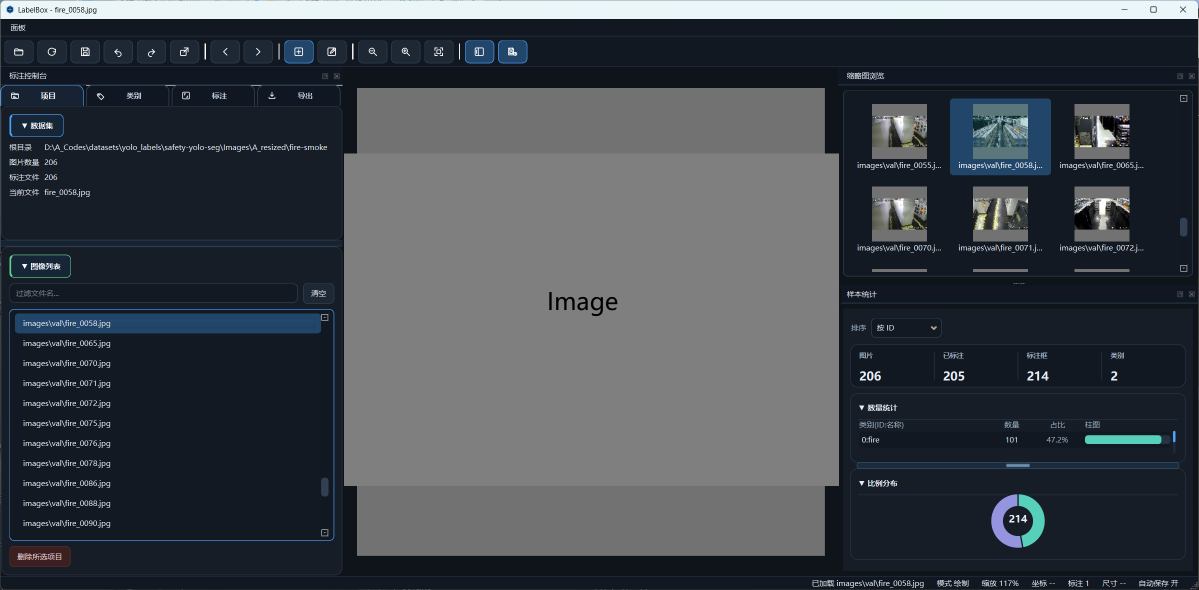
#> input picture archives/app_mainwindow.png, 2397 x 1180 px (shown at 1/2 size); its folder holds only this picture in this run
$ python -i annotation_io.py   (imports and definitions only)
#> lines starting #> are read from the running program, lines starting #| are printed output that depends on the picture; after the words box and inside, x2 and y2 are one past the last pixel; in counts of white or black regions, pixels touching at a corner belong together
### labeltool/constants.py
from __future__ import annotations

import numpy as np

APP_NAME = "LabelBox"
APP_ORG = "GitHubCopilot"
DEFAULT_WINDOW_TITLE = "LabelBox"

IMAGE_EXTENSIONS = {
    ".bmp",
    ".gif",
    ".jpg",
    ".jpeg",
    ".png",
    ".tif",
    ".tiff",
    ".webp",
}

LABEL_EXTENSIONS = {".json", ".xml", ".txt"}
MASK_LABEL_EXTENSIONS = {".png"}
ALL_LABEL_EXTENSIONS = LABEL_EXTENSIONS | MASK_LABEL_EXTENSIONS
ANNOTATION_FORMATS = ("json", "xml", "txt", "mask_png")
FORMAT_SUFFIX = {"json": ".json", "xml": ".xml", "txt": ".txt", "mask_png": ".png"}
FORMAT_LABELS = {
    "json": "JSON / LabelMe",
    "xml": "XML / Pascal VOC",
    "txt": "TXT / YOLO",
    "mask_png": "Mask PNG / Semantic",
}
DEFAULT_AUTOSAVE_SECONDS = 2.5
DEFAULT_ZOOM_SCALE = 1.0
MIN_ZOOM_SCALE = 0.10
MAX_ZOOM_SCALE = 8.0
ZOOM_STEP = 1.15
HANDLE_SIZE = 8
CROSSHAIR_COLOR = (255, 255, 255, 140)
CANVAS_BACKGROUND = "#0f141a"
SIDEBAR_BACKGROUND = "#161d26"
PANEL_BACKGROUND = "#1c2530"
PANEL_BORDER = "#2b3644"
TEXT_PRIMARY = "#e7edf5"
TEXT_SECONDARY = "#9db0c4"
ACCENT = "#4da3ff"
ACCENT_HOVER = "#66b2ff"
SUCCESS = "#31c48d"
WARNING = "#f5a524"
ERROR = "#ef6b6b"


def build_palette(count: int = 128) -> list[tuple[int, int, int]]:
#> called with count = 128
    rng = np.random.default_rng(42)
    colors: list[tuple[int, int, int]] = []
    for _ in range(count):
        channel_values = rng.integers(72, 248, size=3)
        colors.append(tuple(int(value) for value in channel_values))
    return colors


PALETTE = build_palette()

STYLE_SHEET = """
QMainWindow {
    background: #0f141a;
    color: #e7edf5;
}

QWidget {
    color: #e7edf5;
}

QMenuBar {
    background: #111821;
    color: #e7edf5;
    border-bottom: 1px solid #2b3644;
}

QMenuBar::item {
    padding: 6px 10px;
    background: transparent;
}

QMenuBar::item:selected {
    background: #1f2935;
    border-radius: 6px;
}

QMenu {
    background: #161d26;
    color: #e7edf5;
    border: 1px solid #2b3644;
}

QMenu::item {
    padding: 6px 28px 6px 18px;
}

QMenu::item:selected {
    background: #2a3b50;
}

QToolBar {
    background: #111821;
    border-bottom: 1px solid #2b3644;
    spacing: 6px;
    padding: 6px;
}

QDockWidget {
    border: 1px solid #33495f;
    background: #121a24;
}

QDockWidget::title {
    background: #101722;
    color: #e7edf5;
    text-align: left;
    padding: 7px 10px;
    border-bottom: 1px solid #33495f;
    font-weight: 600;
}

QToolButton,
QPushButton {
    background: #1e2834;
    color: #e7edf5;
    border: 1px solid #314052;
    border-radius: 8px;
    padding: 7px 12px;
    min-height: 18px;
}

QToolButton:hover,
QPushButton:hover {
    background: #263241;
    border-color: #4da3ff;
}

QToolButton:pressed,
QPushButton:pressed {
    background: #14202d;
}

QToolButton:checked,
QPushButton:checked {
    background: #22456a;
    border-color: #4da3ff;
    color: #ffffff;
}

QPushButton#primaryButton {
    background: #4da3ff;
    border-color: #4da3ff;
    color: #0f141a;
    font-weight: 600;
}

QPushButton#primaryButton:hover {
    background: #66b2ff;
    border-color: #66b2ff;
}

QPushButton#dangerButton {
    background: #3a2020;
    border-color: #5b2d2d;
    color: #ffdada;
}

QPushButton#dangerButton:hover {
    background: #4c2727;
    border-color: #ef6b6b;
}

QFrame#surfaceCard,
QFrame#sectionCard,
QFrame#canvasCard {
    background: #161d26;
    border: 1px solid #2b3644;
    border-radius: 12px;
}

QLabel {
    color: #e7edf5;
}

QLabel#mutedLabel {
    color: #9db0c4;
}

QLineEdit,
QComboBox,
QSpinBox,
QDoubleSpinBox,
QListWidget,
QTextEdit,
QPlainTextEdit {
    background: #121923;
    color: #e7edf5;
    border: 1px solid #314052;
    border-radius: 8px;
    padding: 6px 8px;
    selection-background-color: #4da3ff;
    selection-color: #0f141a;
}

QLineEdit::placeholder {
    color: #7f93a9;
}

QLineEdit:focus,
QComboBox:focus,
QSpinBox:focus,
QDoubleSpinBox:focus,
QListWidget:focus,
QTextEdit:focus,
QPlainTextEdit:focus {
    border: 1px solid #4da3ff;
}

QComboBox::drop-down {
    border: none;
    width: 24px;
}

QComboBox::down-arrow {
    width: 12px;
    height: 12px;
    image: url("__ICON_CHEVRON_DOWN__");
}

QComboBox::down-arrow:disabled {
    image: url("__ICON_CHEVRON_DOWN__");
}

QComboBox QAbstractItemView {
    background: #121923;
    color: #e7edf5;
    border: 1px solid #314052;
    selection-background-color: #2a4f74;
    selection-color: #ffffff;
    outline: 0;
}

QComboBox QAbstractItemView::item {
    min-height: 24px;
    padding: 4px 8px;
}

QAbstractItemView {
    background: #121923;
    color: #e7edf5;
    border: 1px solid #314052;
    selection-background-color: #2a4f74;
    selection-color: #ffffff;
}

QAbstractItemView::item {
    color: #e7edf5;
}

QAbstractItemView::item:selected {
    color: #ffffff;
}

QCheckBox {
    color: #e7edf5;
    spacing: 8px;
}

QCheckBox::indicator {
    width: 16px;
    height: 16px;
    border: 1px solid #4a637a;
    border-radius: 4px;
    background: #121923;
}

QCheckBox::indicator:checked {
    background: #3f84c4;
    border-color: #7fc0ff;
    image: url("__ICON_CHECK__");
}

QCheckBox::indicator:checked:hover {
    background: #4c90ce;
}

QComboBox:disabled,
QLineEdit:disabled,
QSpinBox:disabled,
QListWidget:disabled {
    color: #7d90a6;
    border-color: #273749;
    background: #0f151d;
}

QCheckBox:disabled,
QLabel:disabled {
    color: #7d90a6;
}

QListWidget::item {
    padding: 8px 10px;
    border-radius: 6px;
}

QListWidget::item:selected {
    background: #22456a;
    color: #ffffff;
}

QTabWidget::pane {
    border: 1px solid #3a5269;
    background: #161d26;
    border-radius: 12px;
    top: -1px;
}

QTabBar::tab {
    background: #101722;
    color: #c2d2e3;
    border: 1px solid #354c62;
    border-bottom: none;
    padding: 8px 14px;
    margin-right: 4px;
    border-top-left-radius: 10px;
    border-top-right-radius: 10px;
    min-width: 80px;
    font-weight: 600;
}

QTabBar::tab:selected {
    background: #172233;
    color: #f4f8ff;
    border-color: #4da3ff;
}

QTabBar::tab:hover:!selected {
    background: #152131;
    color: #e2ecf7;
}

QTabBar::scroller {
    width: 0px;
}

QSplitter::handle {
    background: #182332;
}

QSplitter::handle:vertical {
    height: 8px;
    border-top: 1px solid #2d4459;
    border-bottom: 1px solid #2d4459;
}

QSplitter::handle:horizontal {
    width: 8px;
    border-left: 1px solid #2d4459;
    border-right: 1px solid #2d4459;
}

QSplitter::handle:hover {
    background: #24405c;
}

QScrollArea {
    border: none;
    background: transparent;
}

QStatusBar {
    background: #111821;
    color: #e7edf5;
    border-top: 1px solid #2b3644;
}

QStatusBar QLabel {
    color: #e7edf5;
    padding: 0 4px;
}

QMessageBox {
    background: #161d26;
}

QMessageBox QLabel {
    color: #e7edf5;
    min-width: 320px;
}

QMessageBox QPushButton {
    min-width: 106px;
    padding: 6px 12px;
}

QMessageBox QPlainTextEdit,
QMessageBox QTextEdit {
    background: #121923;
    color: #dce8f6;
    border: 1px solid #33495f;
    border-radius: 6px;
}

QToolButton#sectionHeader {
    background: transparent;
    border: none;
    padding: 4px 2px;
    color: #e7edf5;
    font-weight: 600;
}

QToolButton#sectionHeader:hover {
    color: #66b2ff;
    background: transparent;
}

QToolButton#sectionHeader:checked {
    color: #f2f8ff;
}

QToolButton#sectionHeader:!checked {
    color: #b9c9da;
}

QFrame#canvasCard {
    background: #0f141a;
}

QScrollBar:vertical {
    background: #111821;
    width: 12px;
    margin: 0px;
}

QScrollBar::handle:vertical {
    background: #314052;
    border-radius: 5px;
    min-height: 30px;
}

QScrollBar::handle:vertical:hover {
    background: #4da3ff;
}

QScrollBar:horizontal {
    background: #111821;
    height: 12px;
    margin: 0px;
}

QScrollBar::handle:horizontal {
    background: #314052;
    border-radius: 5px;
    min-width: 30px;
}

QScrollBar::handle:horizontal:hover {
    background: #4da3ff;
}
"""

### labeltool/services/annotation_io.py
from __future__ import annotations

import json
from pathlib import Path
import xml.etree.ElementTree as ET

import numpy as np

from ..constants import FORMAT_SUFFIX
from ..models import Box
from .class_manager import ClassManager


class AnnotationIO:
    def _cv2(self):
        import cv2 as cv2_module

        return cv2_module

    # [45 lines left out: functions remove_class_id_from_txt_file, remap_class_ids_in_file, not called in this run]

    def count_annotation(
        self,
        label_path: str | Path | None,
        class_id_to_name: dict[int, str] | None = None,
    ) -> tuple[dict[str, int], int]:
        if not label_path:
            return {}, 0

        path = Path(label_path)
        if not path.exists():
            return {}, 0

        suffix = path.suffix.lower()
        try:
            if suffix == ".json":
                return self._count_json(path), self._count_boxes_json(path)
            if suffix == ".txt":
                return self._count_txt(path, class_id_to_name or {}), self._count_boxes_txt(path)
            if suffix == ".xml":
                return self._count_xml(path), self._count_boxes_xml(path)
            if suffix == ".png":
                return self._count_mask_png(path, class_id_to_name or {}), self._count_shapes_mask_png(path)
        except Exception:
            return {}, 0
        return {}, 0

    # [106 lines left out: functions load_annotation, save_annotation, convert_annotation, default_export_path, _load_json, _count_json, not called in this run]

    def _count_boxes_json(self, path: Path) -> int:
        data = json.loads(path.read_text(encoding="utf-8"))
        return sum(1 for shape in data.get("shapes", []) if len(shape.get("points", [])) >= 2)

    # [231 lines left out: functions _count_txt, _count_boxes_txt, _count_xml, _count_boxes_xml, _load_txt, _load_xml and 4 more, not called in this run]

    def _count_mask_png(self, path: Path, class_id_to_name: dict[int, str]) -> dict[str, int]:
        mask = self._read_mask_png(path)
        counts: dict[str, int] = {}
        for value in self._mask_values(mask):
            class_id = max(0, int(value) - 1)
            class_name = class_id_to_name.get(class_id, f"ID {class_id}")
            count = len(self._mask_contours(mask, value))
            if count > 0:
                counts[class_name] = counts.get(class_name, 0) + count
        return counts

    def _count_shapes_mask_png(self, path: Path) -> int:
        mask = self._read_mask_png(path)
        return sum(len(self._mask_contours(mask, value)) for value in self._mask_values(mask))

    # [27 lines left out: function _save_mask_png, not called in this run]

    def _read_mask_png(self, path: Path) -> np.ndarray:
        cv2 = self._cv2()
        data = np.fromfile(str(path), dtype=np.uint8)
        mask = cv2.imdecode(data, cv2.IMREAD_UNCHANGED)
#> mask is the input picture: shape (1180, 2397, 3); mean B, G, R 76.8, 70.4, 64.7
        if mask is None:
            raise ValueError(f"Unable to read mask PNG: {path}")
        if mask.ndim == 3:
            if mask.shape[2] == 4:
                mask = mask[:, :, 0]
            else:
                mask = cv2.cvtColor(mask, cv2.COLOR_BGR2GRAY)
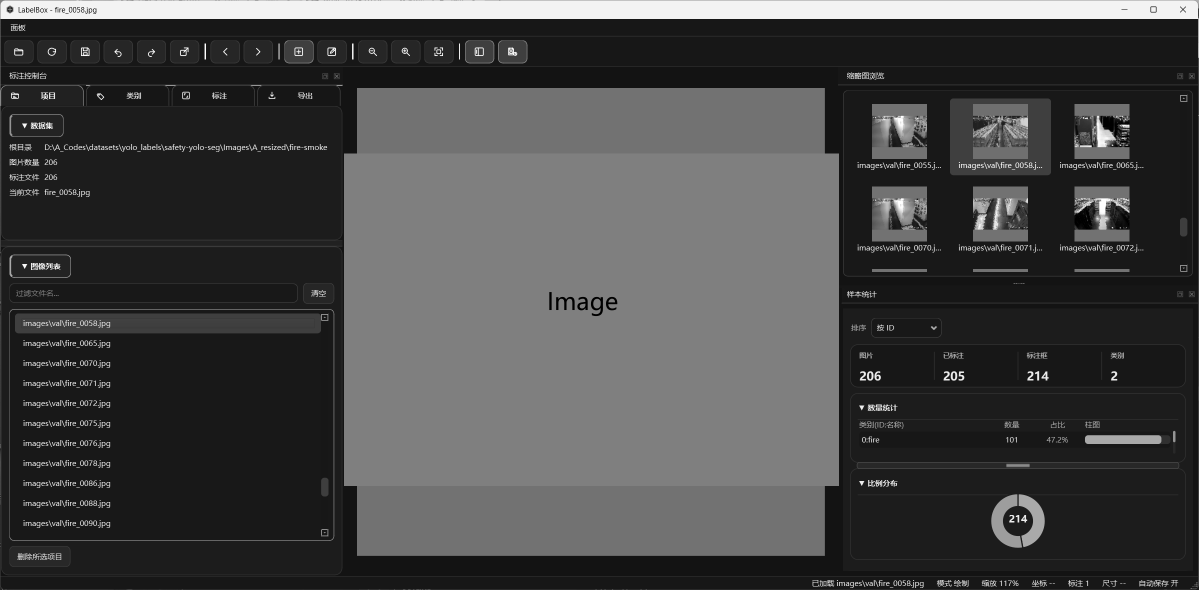
#> mask: shape (1180, 2397) (shown at 1/2 size); min 0, max 255, mean 69.4
        return mask

    def _mask_values(self, mask: np.ndarray) -> list[int]:
        values = np.unique(mask)
        return [int(value) for value in values.tolist() if int(value) != 0]

    def _mask_contours(self, mask: np.ndarray, value: int) -> list[np.ndarray]:
        cv2 = self._cv2()
        binary = (mask == value).astype(np.uint8)
        contours, _ = cv2.findContours(binary, cv2.RETR_EXTERNAL, cv2.CHAIN_APPROX_SIMPLE)
        valid_contours: list[np.ndarray] = []
        for contour in contours:
            _, _, width, height = cv2.boundingRect(contour)
            if width > 0 and height > 0:
                valid_contours.append(contour)
        return valid_contours

    # [11 lines left out: functions _contour_to_polygon, _normalize_coordinate, not called in this run]

    def _clamp01(self, value: float) -> float:
        return max(0.0, min(1.0, float(value)))

    # [34 lines left out: function _remap_txt_class_ids, not called in this run]

>>> result = AnnotationIO().count_annotation('../../archives/app_mainwindow.png')
#> the loop in _count_mask_png, `for value in self._mask_values(mask):` made 255 passes
#> (class_name, contours in _mask_contours, count) on passes 2 to 4: ('ID 1', 98 contours, all with area under 20, 98), ('ID 2', 98 contours, all with area under 20, 98), ('ID 3', 93 contours, all with area under 20, 93)
#> pass 1, in _mask_contours, `binary = (mask == value).astype(np.uint8)`:
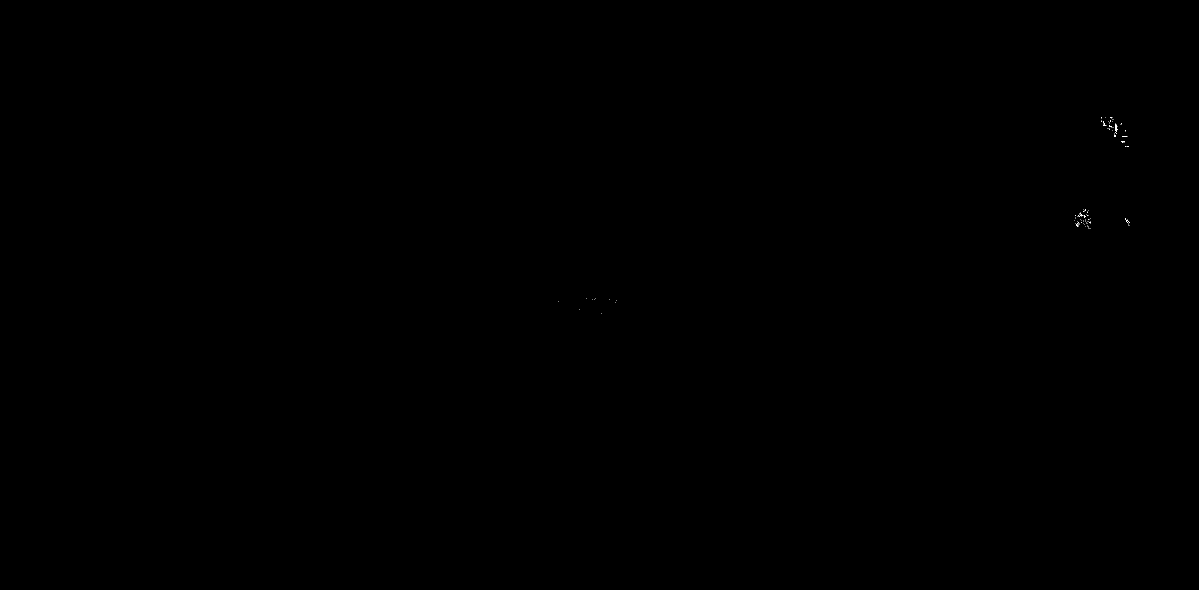
#> binary: shape (1180, 2397) (shown at 1/2 size); values 0 (black) and 1 (white), 0.01% white in thin lines or dots, all inside (x1, y1, x2, y2) = (1116, 234, 2259, 628)
#> after the loop in _count_mask_png, `for value in self._mask_values(mask):`: counts = 255 items
